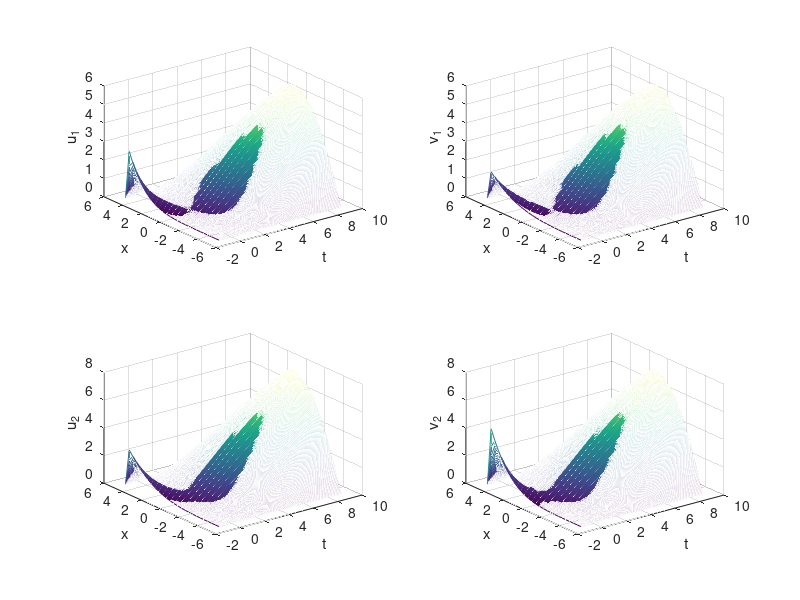
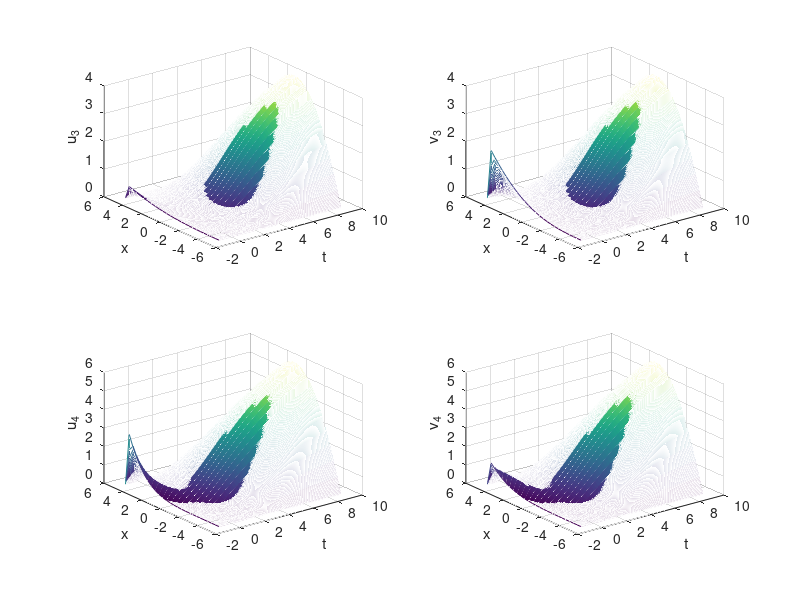
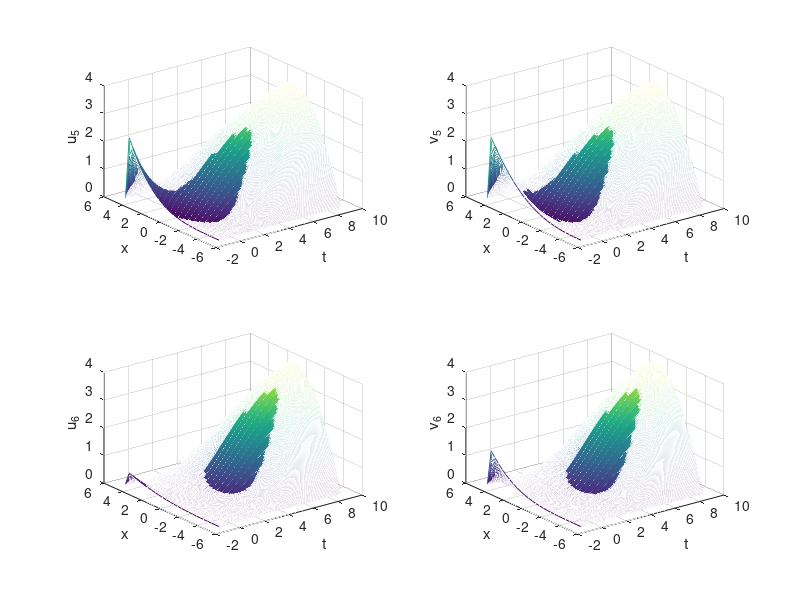
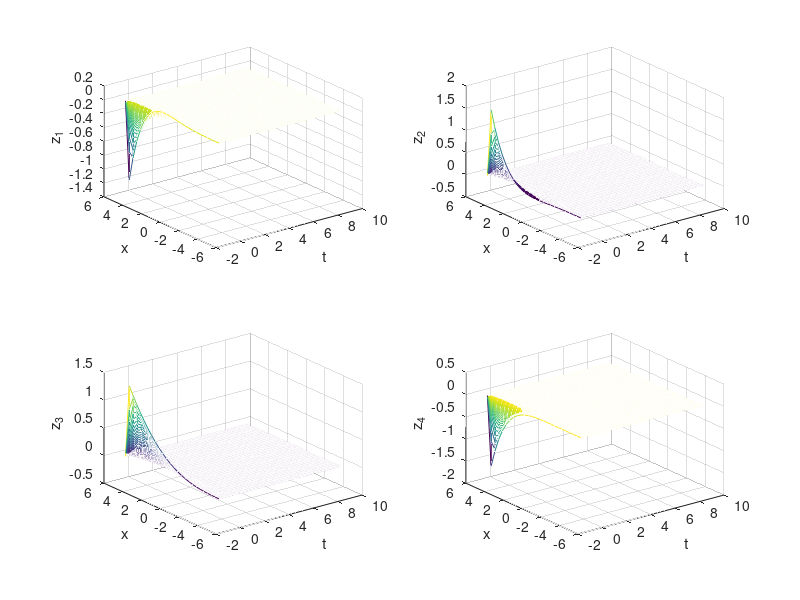

The MATLAB source for these figures, in order: (Note: a time limit stopped this script after it produced the figures.)
clear;
%a=[0.2,0.5,0.6,0.3,0.5,0.5,0.5,0.5,0.5,0.5];
%b=[5.6,6.2,3.3,4.1,3.8,5.6,6.2,2.3,3.1,5.9];
%c=[0.93,0.81,0.91,0.78,0.55,0.71,0.82,0.67,0.85,0.85];
d=[1,1,1,1,1,1];
%e=[0.5,0.5,0.5,0.5,0.5,0.5,0.5,0.5,0.5,0.5];
D=[4,4,4,4,4,4];
w=0.01;cc=0.1;
A=ones(6);
p=0.6;
q=1.4;
rho_1=0;
rho_2=0;
rho_3=0;
rho_4=1;
rho_5=1;    


B=[0 0.04 0.03 0 0 0
   0.03 0 0.06 0.04 0 0 
   0 0 0 0 0.03 0 
   0 0 0 0 0.04 0.06 
   0 0 0 0 0 0.01 
   0 0 0 0 0.03 0 ];



tau=10;tao=0.01;xi=1;
%N是tau/h(h为时间上划分的步长)
h=0.01; 
N=tau/h;
N1=tao/h;
%P=10;%每个周期步数
%K=500;%时间方向计算步数
%T=h*K;%时间最值为T
%p=K+N+1;%时间点总数
M=25;%Delta{x}为空间上的划分,M=pi/Delta{x}
dx=10/M;
%初始化，求u，v在每个网格的节点上的值

%%%%%%%%%初始化   先 驱动  在响应  在误差
 y1=zeros(M+1,N);
 y2=zeros(M+1,N);
 y3=zeros(M+1,N);
 y4=zeros(M+1,N);
 y5=zeros(M+1,N);
 y6=zeros(M+1,N);
%y7=zeros(M+1,N);
%y8=zeros(M+1,N);
%y9=zeros(M+1,N);
%y10=zeros(M+1,N);

s1=zeros(M+1,N);
s2=zeros(M+1,N);
s3=zeros(M+1,N);
s4=zeros(M+1,N);
s5=zeros(M+1,N);
s6=zeros(M+1,N);
%s7=zeros(M+1,N);
%s8=zeros(M+1,N);
%s9=zeros(M+1,N);
%s10=zeros(M+1,N);




%%%%%%%%%%%%%%%赋边值
 for j=1:N
     y1(1,j)=0;     y1(M+1,j)=0;
     y2(1,j)=0;     y2(M+1,j)=0;
     y3(1,j)=0;     y3(M+1,j)=0;
     y4(1,j)=0;     y4(M+1,j)=0;
     y5(1,j)=0;     y5(M+1,j)=0;
     y6(1,j)=0;     y6(M+1,j)=0;
     %y7(1,j)=0;     y7(M+1,j)=0;
     %y8(1,j)=0;     y8(M+1,j)=0;
     %y9(1,j)=0;     y9(M+1,j)=0;
     %y10(1,j)=0;    y10(M+1,j)=0;
 
     s1(1,j)=0;     s1(M+1,j)=0;
     s2(1,j)=0;     s2(M+1,j)=0;
     s3(1,j)=0;     s3(M+1,j)=0;
     s4(1,j)=0;     s4(M+1,j)=0;
     s5(1,j)=0;     s5(M+1,j)=0;
     s6(1,j)=0;     s6(M+1,j)=0;
     %s7(1,j)=0;     s7(M+1,j)=0;
     %s8(1,j)=0;     s8(M+1,j)=0;
     %s9(1,j)=0;     s9(M+1,j)=0;
     %s10(1,j)=0;    s10(M+1,j)=0;
     
 end
%%%%%%%%%%%%赋初值
for i=2:M
   for j=1:N1
    y1(i,j)=11.2*sin((i*h*pi)^6);
     y2(i,j)=7*sin((i*h*pi)^4);
     y3(i,j)=1*sin((i*h*pi)^3);
      y4(i,j)=12*sin((i*h*pi)^6);
     y5(i,j)=6*sin((i*h*pi)^4);
     y6(i,j)=1*sin((i*h*pi)^3);
     %y7(i,1)=11.8*sin((i*h*pi)^6);
     %y8(i,1)=7.2*sin((i*h*pi)^4);
     %y9(i,1)=1*sin((i*h*pi)^3);
     %y10(i,1)=13.2*sin((i*h*pi)^6);
      
     s1(i,j)=4*sin((i*h*pi)^4);
     s2(i,j)=14*sin((i*h*pi)^5);
     s3(i,j)=3.8*sin((i*h*pi)^3);
     s4(i,j)=4.2*sin((i*h*pi)^5);
     s5(i,j)=4.8*sin((i*h*pi)^3);
     s6(i,j)=3.4*sin((i*h*pi)^4);
     %s7(i,1)=4.5*sin((i*h*pi)^5);
     %s8(i,1)=3.8*sin((i*h*pi)^3);
     %s9(i,1)=4*sin((i*h*pi)^5);
     %s10(i,1)=3*sin((i*h*pi)^3);
     
                            
end
   
end
%%%%%%%%%%%%积分初始化
yita=[3.1,4.2,3.5,4.3,3.4,5.2];

JD=1;%节点数
JXKZ=zeros(N,JD);%放间歇控制，如果=1就是有控制，=0没有控制
time=0:h:tau;
%接下来是第一个节点的间歇控制
Kk=0;
for t11=1:N 
    if time(t11)>=Kk && time(t11)<Kk+0.4 %事先定好的
        JXKZ(t11,1)=1; %1表示第1、2个节点；=1表示这个时间段内有控制
    end
    if time(t11)>=Kk+0.5 && time(t11)<Kk+0.95 %事先定好的
        JXKZ(t11,1)=1;%1表示第1、2个节点；=1表示这个时间段内有控制
    end
    if time(t11)>Kk+0.95 %事先定好的，看上数三行最后
        Kk=Kk+1;
    end
    if Kk>=tau-h
        break;
    end
end




%原来的f 算控制项
% x1=zeros(M+1,N);
% x2=zeros(M+1,N);
% x3=zeros(M+1,N);
% x4=zeros(M+1,N);
% x5=zeros(M+1,N);
% x6=zeros(M+1,N);
%x7=zeros(M+1,N);
%x8=zeros(M+1,N);
%x9=zeros(M+1,N);
%x10=zeros(M+1,N);

%原来的ff  算耦合项和hanshu f项
% xx1=zeros(M+1,N);
% xx2=zeros(M+1,N);
% xx3=zeros(M+1,N);
% xx4=zeros(M+1,N);
% xx5=zeros(M+1,N);
% xx6=zeros(M+1,N);
%xx7=zeros(M+1,N);
%xx8=zeros(M+1,N);
%xx9=zeros(M+1,N);
%xx10=zeros(M+1,N);
u1=zeros(M+1,N);
u2=zeros(M+1,N);
u3=zeros(M+1,N);
u4=zeros(M+1,N);
u5=zeros(M+1,N);
u6=zeros(M+1,N);
%u7=zeros(M+1,N);
%u8=zeros(M+1,N);
%u9=zeros(M+1,N);
%u10=zeros(M+1,N);


tao()




for j=N1:N-1
    
    for i=2:M
       %%%%%%%%%%%%%%%%%%%%%%%%drive system驱动系统  
        xx1(i,j)=atan(y1(i,j ))...
            +(2*A(1,1)*B(1,1)+A(1,2)*B(1,2)+A(1,3)*B(1,3)+A(1,4)*B(1,4)+A(1,5)*B(1,5)+A(1,6)*B(1,6))*(y1(i,j))...
            +A(1,2)*B(1,2)*(y2(i,j))+A(1,3)*B(1,3)*(y3(i,j))+A(1,4)*B(1,4)*(y4(i,j))+A(1,5)*B(1,5)*(y5(i,j))...
            +A(1,6)*B(1,6)*(y6(i,j));
        
        xx2(i,j)=atan(y2(i,j ))...
            +(2*A(2,2)*B(2,2)+A(2,1)*B(2,1)+A(2,3)*B(2,3)+A(2,4)*B(2,4)+A(2,5)*B(2,5)+A(2,6)*B(2,6))*(y2(i,j))...
            +A(2,1)*B(2,1)*(y1(i,j))+A(2,3)*B(2,3)*(y3(i,j))+A(2,4)*B(2,4)*(y4(i,j))+A(2,5)*B(2,5)*(y5(i,j))...
            +A(2,6)*B(2,6)*(y6(i,j));
        
        xx3(i,j)=atan(y3(i,j ))...
            +(2*A(3,3)*B(3,3)+A(3,1)*B(3,1)+A(3,2)*B(3,2)+A(3,4)*B(3,4)+A(3,5)*B(3,5)+A(3,6)*B(3,6))*(y3(i,j))...
            +A(3,1)*B(3,1)*(y1(i,j))+A(3,2)*B(3,2)*(y2(i,j))+A(3,4)*B(3,4)*(y4(i,j))+A(3,5)*B(3,5)*(y5(i,j))...
            +A(3,6)*B(3,6)*(y6(i,j));
    
        xx4(i,j)=atan(y4(i,j ))...
            +(2*A(4,4)*B(4,4)+A(4,1)*B(4,1)+A(4,2)*B(4,2)+A(4,3)*B(4,3)+A(4,5)*B(4,5)+A(4,6)*B(4,6))*(y4(i,j))...
            +A(4,1)*B(4,1)*(y1(i,j))+A(4,2)*B(4,2)*(y2(i,j))+A(4,3)*B(4,3)*(y3(i,j))+A(4,5)*B(4,5)*(y5(i,j))...
            +A(4,6)*B(4,6)*(y6(i,j));
        
        xx5(i,j)=atan(y5(i,j ))...
            +(2*A(5,5)*B(5,5)+A(5,1)*B(5,1)+A(5,2)*B(5,2)+A(5,3)*B(5,3)+A(5,4)*B(5,4)+A(5,6)*B(5,6))*(y5(i,j))...
            +A(5,1)*B(5,1)*(y1(i,j))+A(5,2)*B(5,2)*(y2(i,j))+A(5,3)*B(5,3)*(y3(i,j))+A(5,4)*B(5,4)*(y4(i,j))...
            +A(5,6)*B(5,6)*(y6(i,j));
        
        xx6(i,j)=atan(y6(i,j ))...
            +(2*A(6,6)*B(6,6)+A(6,1)*B(6,1)+A(6,2)*B(6,2)+A(6,3)*B(6,3)+A(6,4)*B(6,4)+A(6,5)*B(6,5)  )*(y6(i,j))...
            +A(6,1)*B(6,1)*(y1(i,j))+A(6,2)*B(6,2)*(y2(i,j))+A(6,3)*B(6,3)*(y3(i,j))+A(6,4)*B(6,4)*(y4(i,j))...
            +A(6,5)*B(6,5)*(y5(i,j));
        
        
     %wei gai quan
        y1(i,j+1)=y1(i,j)+h*D(1)*(y1(i+1,j)-2*y1(i,j)+y1(i-1,j))/dx/dx+h*xx1(i,j);
        y2(i,j+1)=y2(i,j)+h*D(2)*(y2(i+1,j)-2*y2(i,j)+y2(i-1,j))/dx/dx+h*xx2(i,j);
        y3(i,j+1)=y3(i,j)+h*D(3)*(y3(i+1,j)-2*y3(i,j)+y3(i-1,j))/dx/dx+h*xx3(i,j);
        y4(i,j+1)=y4(i,j)+h*D(4)*(y4(i+1,j)-2*y4(i,j)+y4(i-1,j))/dx/dx+h*xx4(i,j);
        y5(i,j+1)=y5(i,j)+h*D(5)*(y5(i+1,j)-2*y5(i,j)+y5(i-1,j))/dx/dx+h*xx5(i,j);
        y6(i,j+1)=y6(i,j)+h*D(6)*(y6(i+1,j)-2*y6(i,j)+y6(i-1,j))/dx/dx+h*xx6(i,j);
       
 
        
        
        %%%%%%%%%%%response system 控制器出现
       
          x1(i,j)=+atan(s1(i,j ))...
            +(2*A(1,1)*B(1,1)+A(1,2)*B(1,2)+A(1,3)*B(1,3)+A(1,4)*B(1,4)+A(1,5)*B(1,5)+A(1,6)*B(1,6))*(s1(i,j))...
            +A(1,2)*B(1,2)*(s2(i,j))+A(1,3)*B(1,3)*(s3(i,j))+A(1,4)*B(1,4)*(s4(i,j))+A(1,5)*B(1,5)*(s5(i,j))...
            +A(1,6)*B(1,6)*(s6(i,j));
      
      
      
          x2(i,j)=+atan(s2(i,j ))...
            +(2*A(2,2)*B(2,2)+A(2,1)*B(2,1)+A(2,3)*B(2,3)+A(2,4)*B(2,4)+A(2,5)*B(2,5)+A(2,6)*B(2,6))*(s2(i,j))...
            +A(2,1)*B(2,1)*(s1(i,j))+A(2,3)*B(2,3)*(s3(i,j))+A(2,4)*B(2,4)*(s4(i,j))+A(2,5)*B(2,5)*(s5(i,j))...
            +A(2,6)*B(2,6)*(s6(i,j));
      
      
          x3(i,j)=+atan(s3(i,j ))...
            +(2*A(3,3)*B(3,3)+A(3,1)*B(3,1)+A(3,2)*B(3,2)+A(3,4)*B(3,4)+A(3,5)*B(3,5)+A(3,6)*B(3,6))*(s3(i,j))...
            +A(3,1)*B(3,1)*(s1(i,j))+A(3,2)*B(3,2)*(s2(i,j))+A(3,4)*B(3,4)*(s4(i,j))+A(3,5)*B(3,5)*(s5(i,j))...
            +A(3,6)*B(3,6)*(s6(i,j));
      
      
          x4(i,j)=+atan(s4(i,j ))...
            +(2*A(4,4)*B(4,4)+A(4,1)*B(4,1)+A(4,2)*B(4,2)+A(4,3)*B(4,3)+A(4,5)*B(4,5)+A(4,6)*B(4,6))*(s4(i,j))...
            +A(4,1)*B(4,1)*(s1(i,j))+A(4,2)*B(4,2)*(s2(i,j))+A(4,3)*B(4,3)*(s3(i,j))+A(4,5)*B(4,5)*(s5(i,j))...
            +A(4,6)*B(4,6)*(s6(i,j));
          
          
          x5(i,j)=+atan(s5(i,j ))...
             +(2*A(5,5)*B(5,5)+A(5,1)*B(5,1)+A(5,2)*B(5,2)+A(5,3)*B(5,3)+A(5,4)*B(5,4)+A(5,6)*B(5,6))*(s5(i,j))...
            +A(5,1)*B(5,1)*(s1(i,j))+A(5,2)*B(5,2)*(s2(i,j))+A(5,3)*B(5,3)*(s3(i,j))+A(5,4)*B(5,4)*(s4(i,j))...
            +A(5,6)*B(5,6)*(s6(i,j));
          
          
         
          x6(i,j)=+atan(s6(i,j ))...
            +(2*A(6,6)*B(6,6)+A(6,1)*B(6,1)+A(6,2)*B(6,2)+A(6,3)*B(6,3)+A(6,4)*B(6,4)+A(6,5)*B(6,5))*(s6(i,j))...
            +A(6,1)*B(6,1)*(s1(i,j))+A(6,2)*B(6,2)*(s2(i,j))+A(6,3)*B(6,3)*(s3(i,j))+A(6,4)*B(6,4)*(s4(i,j))...
            +A(6,5)*B(6,5)*(s5(i,j));
        
       
   
          
          s1(i,j+1)=s1(i,j)+h*D(1)*(s1(i+1,j)-2*s1(i,j)+s1(i-1,j))/dx/dx+h*x1(i,j)-yita(1)*JXKZ(j,1)*(s1(i-1,j)-y1(i-1,j))*h-rho_4*JXKZ(j,1)*sign(s1(i-1,j)-y1(i-1,j))*(abs(s1(i-1,j)-y1(i-1,j)))^p*h-rho_5*JXKZ(j,1)*sign(s1(i-1,j)-y1(i-1,j))*abs((s1(i-1,j)-y1(i-1,j)))^q*h-JXKZ(j,1)*(rho_1*((s1(i-1,j)-y1(i-1,j))^2+(s1(i-1,j)-y1(i-1,j))^2)*h/2)^((1+p)/2)*sign(s1(i-1,j)-y1(i-1,j))*h-JXKZ(j,1)*(rho_2*((s1(i-1,j)-y1(i-1,j))^2+(s1(i-1,j )-y1(i-1,j ))^2)*h/2)^((1+q)/2)*sign(s1(i-1,j)-y1(i-1,j))*h-JXKZ(j,1)*(rho_3*((s1(i-1,j)-y1(i-1,j))^2+(s1(i-1,j )-y1(i-1,j ))^2)*h/2)^1*sign(s1(i-1,j)-y1(i-1,j))*h;
          s2(i,j+1)=s2(i,j)+h*D(2)*(s2(i+1,j)-2*s2(i,j)+s2(i-1,j))/dx/dx+h*x2(i,j)-yita(2)*JXKZ(j,1)*(s2(i-1,j)-y2(i-1,j))*h-rho_4*JXKZ(j,1)*sign(s2(i-1,j)-y2(i-1,j))*(abs(s2(i-1,j)-y2(i-1,j)))^p*h-rho_5*JXKZ(j,1)*sign(s2(i-1,j)-y2(i-1,j))*abs((s2(i-1,j)-y2(i-1,j)))^q*h-JXKZ(j,1)*(rho_1*((s2(i-1,j)-y2(i-1,j))^2+(s2(i-1,j)-y2(i-1,j ))^2)*h/2)^((1+p)/2)*sign(s2(i-1,j)-y2(i-1,j))*h-JXKZ(j,1)*(rho_2*((s2(i-1,j)-y2(i-1,j))^2+(s2(i-1,j )-y2(i-1,j ))^2)*h/2)^((1+q)/2)*sign(s2(i-1,j)-y2(i-1,j))*h-JXKZ(j,1)*(rho_3*((s2(i-1,j)-y2(i-1,j))^2+(s2(i-1,j )-y2(i-1,j ))^2)*h/2)^1*sign(s2(i-1,j)-y2(i-1,j))*h;
          s3(i,j+1)=s3(i,j)+h*D(3)*(s3(i+1,j)-2*s3(i,j)+s3(i-1,j))/dx/dx+h*x3(i,j)-yita(3)*JXKZ(j,1)*(s3(i-1,j)-y3(i-1,j))*h-rho_4*JXKZ(j,1)*sign(s3(i-1,j)-y3(i-1,j))*(abs(s3(i-1,j)-y3(i-1,j)))^p*h-rho_5*JXKZ(j,1)*sign(s3(i-1,j)-y3(i-1,j))*abs((s3(i-1,j)-y3(i-1,j)))^q*h-JXKZ(j,1)*(rho_1*((s3(i-1,j)-y3(i-1,j))^2+(s3(i-1,j)-y3(i-1,j ))^2)*h/2)^((1+p)/2)*sign(s3(i-1,j)-y3(i-1,j))*h-JXKZ(j,1)*(rho_2*((s3(i-1,j)-y3(i-1,j))^2+(s3(i-1,j )-y3(i-1,j ))^2)*h/2)^((1+q)/2)*sign(s3(i-1,j)-y3(i-1,j))*h-JXKZ(j,1)*(rho_3*((s3(i-1,j)-y3(i-1,j))^2+(s3(i-1,j )-y3(i-1,j ))^2)*h/2)^1*sign(s3(i-1,j)-y3(i-1,j))*h;
          s4(i,j+1)=s4(i,j)+h*D(4)*(s4(i+1,j)-2*s4(i,j)+s4(i-1,j))/dx/dx+h*x4(i,j)-yita(4)*JXKZ(j,1)*(s4(i-1,j)-y4(i-1,j))*h-rho_4*JXKZ(j,1)*sign(s4(i-1,j)-y4(i-1,j))*(abs(s4(i-1,j)-y4(i-1,j)))^p*h-rho_5*JXKZ(j,1)*sign(s4(i-1,j)-y4(i-1,j))*abs((s4(i-1,j)-y4(i-1,j)))^q*h-JXKZ(j,1)*(rho_1*((s4(i-1,j)-y4(i-1,j))^2+(s4(i-1,j)-y4(i-1,j ))^2)*h/2)^((1+p)/2)*sign(s4(i-1,j)-y4(i-1,j))*h-JXKZ(j,1)*(rho_2*((s4(i-1,j)-y4(i-1,j))^2+(s4(i-1,j )-y4(i-1,j ))^2)*h/2)^((1+q)/2)*sign(s4(i-1,j)-y4(i-1,j))*h-JXKZ(j,1)*(rho_3*((s4(i-1,j)-y4(i-1,j))^2+(s4(i-1,j )-y4(i-1,j ))^2)*h/2)^1*sign(s4(i-1,j)-y4(i-1,j))*h;
          s5(i,j+1)=s5(i,j)+h*D(5)*(s5(i+1,j)-2*s5(i,j)+s5(i-1,j))/dx/dx+h*x5(i,j)-yita(5)*JXKZ(j,1)*(s5(i-1,j)-y5(i-1,j))*h-rho_4*JXKZ(j,1)*sign(s5(i-1,j)-y5(i-1,j))*(abs(s5(i-1,j)-y5(i-1,j)))^p*h-rho_5*JXKZ(j,1)*sign(s5(i-1,j)-y5(i-1,j))*abs((s5(i-1,j)-y5(i-1,j)))^q*h-JXKZ(j,1)*(rho_1*((s5(i-1,j)-y5(i-1,j))^2+(s5(i-1,j)-y5(i-1,j ))^2)*h/2)^((1+p)/2)*sign(s5(i-1,j)-y5(i-1,j))*h-JXKZ(j,1)*(rho_2*((s5(i-1,j)-y5(i-1,j))^2+(s5(i-1,j )-y5(i-1,j ))^2)*h/2)^((1+q)/2)*sign(s5(i-1,j)-y5(i-1,j))*h-JXKZ(j,1)*(rho_3*((s5(i-1,j)-y5(i-1,j))^2+(s5(i-1,j )-y5(i-1,j ))^2)*h/2)^1*sign(s5(i-1,j)-y5(i-1,j))*h;
          s6(i,j+1)=s6(i,j)+h*D(6)*(s6(i+1,j)-2*s6(i,j)+s6(i-1,j))/dx/dx+h*x6(i,j)-yita(6)*JXKZ(j,1)*(s6(i-1,j)-y6(i-1,j))*h-rho_4*JXKZ(j,1)*sign(s6(i-1,j)-y6(i-1,j))*(abs(s6(i-1,j)-y6(i-1,j)))^p*h-rho_5*JXKZ(j,1)*sign(s6(i-1,j)-y6(i-1,j))*abs((s6(i-1,j)-y6(i-1,j)))^q*h-JXKZ(j,1)*(rho_1*((s6(i-1,j)-y6(i-1,j))^2+(s6(i-1,j)-y6(i-1,j ))^2)*h/2)^((1+p)/2)*sign(s6(i-1,j)-y6(i-1,j))*h-JXKZ(j,1)*(rho_2*((s6(i-1,j)-y6(i-1,j))^2+(s6(i-1,j )-y6(i-1,j ))^2)*h/2)^((1+q)/2)*sign(s6(i-1,j)-y6(i-1,j))*h-JXKZ(j,1)*(rho_3*((s6(i-1,j)-y6(i-1,j))^2+(s6(i-1,j )-y6(i-1,j ))^2)*h/2)^1*sign(s6(i-1,j)-y6(i-1,j))*h;
          %s7(i,j+1)=s7(i,j)+h*D(7)*(s7(i+1,j)-2*s7(i,j)+s7(i-1,j))/dx/dx+h*x7(i,j)-yita(7)*JXKZ(j,1)*(s7(i-1,j)-y7(i-1,j))*h;
          %s8(i,j+1)=s8(i,j)+h*D(8)*(s8(i+1,j)-2*s8(i,j)+s8(i-1,j))/dx/dx+h*x8(i,j)-yita(8)*JXKZ(j,1)*(s8(i-1,j)-y8(i-1,j))*h;
          %s9(i,j+1)=s9(i,j)+h*D(9)*(s9(i+1,j)-2*s9(i,j)+s9(i-1,j))/dx/dx+h*x9(i,j)-yita(9)*JXKZ(j,1)*(s9(i-1,j)-y9(i-1,j))*h;
          %s10(i,j+1)=s10(i,j)+h*D(10)*(s10(i+1,j)-2*s10(i,j)+s10(i-1,j))/dx/dx+h*x10(i,j)-yita(10)*JXKZ(j,1)*(s10(i-1,j)-y10(i-1,j))*h;
          
          u1(i,j+1)=-yita(1)*JXKZ(j,1)*(s1(i-1,j)-y1(i-1,j))*h-rho_4*JXKZ(j,1)*sign(s1(i-1,j)-y1(i-1,j))*(abs(s1(i-1,j)-y1(i-1,j)))^p*h-rho_5*JXKZ(j,1)*sign(s1(i-1,j)-y1(i-1,j))*abs((s1(i-1,j)-y1(i-1,j)))^q*h-JXKZ(j,1)*(rho_1*((s1(i-1,j)-y1(i-1,j))^2+(s1(i-1,j)-y1(i-1,j))^2)*h/2)^((1+p)/2)*sign(s1(i-1,j)-y1(i-1,j))*h-JXKZ(j,1)*(rho_2*((s1(i-1,j)-y1(i-1,j))^2+(s1(i-1,j)-y1(i-1,j))^2)*h/2)^((1+q)/2)*sign(s1(i-1,j)-y1(i-1,j))*h-JXKZ(j,1)*(rho_3*((s1(i-1,j)-y1(i-1,j))^2+(s1(i-1,j)-y1(i-1,j))^2)*h/2)^1*sign(s1(i-1,j)-y1(i-1,j))*h;
          u2(i,j+1)=-yita(2)*JXKZ(j,1)*(s2(i-1,j)-y2(i-1,j))*h-rho_4*JXKZ(j,1)*sign(s2(i-1,j)-y2(i-1,j))*(abs(s2(i-1,j)-y2(i-1,j)))^p*h-rho_5*JXKZ(j,1)*sign(s2(i-1,j)-y2(i-1,j))*abs((s2(i-1,j)-y2(i-1,j)))^q*h-JXKZ(j,1)*(rho_1*((s2(i-1,j)-y2(i-1,j))^2+(s2(i-1,j)-y2(i-1,j))^2)*h/2)^((1+p)/2)*sign(s2(i-1,j)-y2(i-1,j))*h-JXKZ(j,1)*(rho_2*((s2(i-1,j)-y2(i-1,j))^2+(s2(i-1,j)-y2(i-1,j))^2)*h/2)^((1+q)/2)*sign(s2(i-1,j)-y2(i-1,j))*h-JXKZ(j,1)*(rho_3*((s2(i-1,j)-y2(i-1,j))^2+(s2(i-1,j)-y2(i-1,j))^2)*h/2)^1*sign(s2(i-1,j)-y2(i-1,j))*h;
          u3(i,j+1)=-yita(3)*JXKZ(j,1)*(s3(i-1,j)-y3(i-1,j))*h-rho_4*JXKZ(j,1)*sign(s3(i-1,j)-y3(i-1,j))*(abs(s3(i-1,j)-y3(i-1,j)))^p*h-rho_5*JXKZ(j,1)*sign(s3(i-1,j)-y3(i-1,j))*abs((s3(i-1,j)-y3(i-1,j)))^q*h-JXKZ(j,1)*(rho_1*((s3(i-1,j)-y3(i-1,j))^2+(s3(i-1,j)-y3(i-1,j))^2)*h/2)^((1+p)/2)*sign(s3(i-1,j)-y3(i-1,j))*h-JXKZ(j,1)*(rho_2*((s3(i-1,j)-y3(i-1,j))^2+(s3(i-1,j)-y3(i-1,j))^2)*h/2)^((1+q)/2)*sign(s3(i-1,j)-y3(i-1,j))*h-JXKZ(j,1)*(rho_3*((s3(i-1,j)-y3(i-1,j))^2+(s3(i-1,j)-y3(i-1,j))^2)*h/2)^1*sign(s3(i-1,j)-y3(i-1,j))*h;
          u4(i,j+1)=-yita(4)*JXKZ(j,1)*(s4(i-1,j)-y4(i-1,j))*h-rho_4*JXKZ(j,1)*sign(s4(i-1,j)-y4(i-1,j))*(abs(s4(i-1,j)-y4(i-1,j)))^p*h-rho_5*JXKZ(j,1)*sign(s4(i-1,j)-y4(i-1,j))*abs((s4(i-1,j)-y4(i-1,j)))^q*h-JXKZ(j,1)*(rho_1*((s4(i-1,j)-y4(i-1,j))^2+(s4(i-1,j)-y4(i-1,j))^2)*h/2)^((1+p)/2)*sign(s4(i-1,j)-y4(i-1,j))*h-JXKZ(j,1)*(rho_2*((s4(i-1,j)-y4(i-1,j))^2+(s4(i-1,j)-y4(i-1,j))^2)*h/2)^((1+q)/2)*sign(s4(i-1,j)-y4(i-1,j))*h-JXKZ(j,1)*(rho_3*((s4(i-1,j)-y4(i-1,j))^2+(s4(i-1,j)-y4(i-1,j))^2)*h/2)^1*sign(s4(i-1,j)-y4(i-1,j))*h;
          u5(i,j+1)=-yita(5)*JXKZ(j,1)*(s5(i-1,j)-y5(i-1,j))*h-rho_4*JXKZ(j,1)*sign(s5(i-1,j)-y5(i-1,j))*(abs(s5(i-1,j)-y5(i-1,j)))^p*h-rho_5*JXKZ(j,1)*sign(s5(i-1,j)-y5(i-1,j))*abs((s5(i-1,j)-y5(i-1,j)))^q*h-JXKZ(j,1)*(rho_1*((s5(i-1,j)-y5(i-1,j))^2+(s5(i-1,j)-y5(i-1,j))^2)*h/2)^((1+p)/2)*sign(s5(i-1,j)-y5(i-1,j))*h-JXKZ(j,1)*(rho_2*((s5(i-1,j)-y5(i-1,j))^2+(s5(i-1,j)-y5(i-1,j))^2)*h/2)^((1+q)/2)*sign(s5(i-1,j)-y5(i-1,j))*h-JXKZ(j,1)*(rho_3*((s5(i-1,j)-y5(i-1,j))^2+(s5(i-1,j)-y5(i-1,j))^2)*h/2)^1*sign(s5(i-1,j)-y5(i-1,j))*h;
          u6(i,j+1)=-yita(6)*JXKZ(j,1)*(s6(i-1,j)-y6(i-1,j))*h-rho_4*JXKZ(j,1)*sign(s6(i-1,j)-y6(i-1,j))*(abs(s6(i-1,j)-y6(i-1,j)))^p*h-rho_5*JXKZ(j,1)*sign(s6(i-1,j)-y6(i-1,j))*abs((s6(i-1,j)-y6(i-1,j)))^q*h-JXKZ(j,1)*(rho_1*((s6(i-1,j)-y6(i-1,j))^2+(s6(i-1,j)-y6(i-1,j))^2)*h/2)^((1+p)/2)*sign(s6(i-1,j)-y6(i-1,j))*h-JXKZ(j,1)*(rho_2*((s6(i-1,j)-y6(i-1,j))^2+(s6(i-1,j)-y6(i-1,j))^2)*h/2)^((1+q)/2)*sign(s6(i-1,j)-y6(i-1,j))*h-JXKZ(j,1)*(rho_3*((s6(i-1,j)-y6(i-1,j))^2+(s6(i-1,j)-y6(i-1,j))^2)*h/2)^1*sign(s6(i-1,j)-y6(i-1,j))*h;
          %u7(i,j+1)=-yita(7)*JXKZ(j,1)*(s7(i-1,j)-y7(i-1,j))-rho_4*sign(JXKZ(j,1)*(s7(i-1,j)-y7(i-1,j)))*abs(JXKZ(j,1)*(s7(i-1,j)-y7(i-1,j)))^p-rho_5*sign(JXKZ(j,1)*(s7(i-1,j)-y7(i-1,j)))*abs(JXKZ(j,1)*(s7(i-1,j)-y7(i-1,j)))^q;
          %u8(i,j+1)=-yita(8)*JXKZ(j,1)*(s8(i-1,j)-y8(i-1,j))-rho_4*sign(JXKZ(j,1)*(s8(i-1,j)-y8(i-1,j)))*abs(JXKZ(j,1)*(s8(i-1,j)-y8(i-1,j)))^p-rho_5*sign(JXKZ(j,1)*(s8(i-1,j)-y8(i-1,j)))*abs(JXKZ(j,1)*(s8(i-1,j)-y8(i-1,j)))^q;
          %u9(i,j+1)=-yita(9)*JXKZ(j,1)*(s9(i-1,j)-y9(i-1,j))-rho_4*sign(JXKZ(j,1)*(s9(i-1,j)-y9(i-1,j)))*abs(JXKZ(j,1)*(s9(i-1,j)-y9(i-1,j)))^p-rho_5*sign(JXKZ(j,1)*(s9(i-1,j)-y9(i-1,j)))*abs(JXKZ(j,1)*(s9(i-1,j)-y9(i-1,j)))^q;
          %u10(i,j+1)=-yita(10)*JXKZ(j,1)*(s10(i-1,j)-y10(i-1,j))-rho_4*sign(JXKZ(j,1)*(s10(i-1,j)-y10(i-1,j)))*abs(JXKZ(j,1)*(s10(i-1,j)-y10(i-1,j)))^p-rho_5*sign(JXKZ(j,1)*(s10(i-1,j)-y10(i-1,j)))*abs(JXKZ(j,1)*(s10(i-1,j)-y10(i-1,j)))^q;
      
        end    
      end
       
    
%end





x=-5:dx:5;
t=-1:h:tau-1-h;
%figure
%mesh(t,x,y3),xlabel('t'),ylabel('x'),zlabel('y_3');
%axis([-3.5 5 -5 5 -0.8 0.8])
%subplot(2,3,1),mesh(t,x,y1)
%subplot(2,3,3),mesh(t,x,y2)
%subplot(2,3,5),mesh(t,x,y3)
% % % % % % % % % % % % % % % % % % % % % % % % % % % % % % % figure
% % % % % % % % % % % % % % % % % % % % % % % % % % % % % % % mesh(t,x,y3),xlabel('t'),ylabel('x'),zlabel('y_3');
% % % % % % % % % % % % % % % % % % % % % % % % % % % % % % % axis([-3.5 5 -5 5 -0.8 0.8])
% % % % % % % % % % % % % % % % % % % % % % % % % % % % % % % subplot(1,3,1),mesh(t,x,y1)
% % % % % % % % % % % % % % % % % % % % % % % % % % % % % % % subplot(1,3,2),mesh(t,x,y2)
% % % % % % % % % % % % % % % % % % % % % % % % % % % % % % % subplot(1,3,3),mesh(t,x,y3)
% surf(x,t,z1);



%figure
%mesh(t,x,s3),xlabel('t'),ylabel('x'),zlabel('S_3');
%axis([-3.5 5 -5 5 -0.8 0.8])
%subplot(2,3,1),mesh(t,x,s1)
%subplot(2,3,3),mesh(t,x,s2)
%subplot(2,3,5),mesh(t,x,s3)






% % % % % % % figure
% % % % % % % mesh(t,x,s3),xlabel('t'),ylabel('x'),zlabel('S_3');
% % % % % % % axis([-3.5 5 -5 5 -0.8 0.8])
% % % % % % % subplot(1,3,1),mesh(t,x,s1)
% % % % % % % subplot(1,3,2),mesh(t,x,s2)
% % % % % % % subplot(1,3,3),mesh(t,x,s3)
% surf(x,t,z1);



%figure
%mesh(t,x,err3),xlabel('t'),ylabel('x'),zlabel('e_3');
%axis([-3.5 5 -5 5 -0.8 0.8])
%subplot(2,3,1),mesh(t,x,err1)
%subplot(2,3,3),mesh(t,x,err2)
%subplot(2,3,5),mesh(t,x,err3)




figure
subplot(2,2,1),mesh(t,x,y1),xlabel('t'),ylabel('x'),zlabel('u_1')
subplot(2,2,2),mesh(t,x,s1),xlabel('t'),ylabel('x'),zlabel('v_1')
subplot(2,2,3),mesh(t,x,y2),xlabel('t'),ylabel('x'),zlabel('u_2')
subplot(2,2,4),mesh(t,x,s2),xlabel('t'),ylabel('x'),zlabel('v_2')
%xlim([-1 20])

figure
subplot(2,2,1),mesh(t,x,y3),xlabel('t'),ylabel('x'),zlabel('u_3')
subplot(2,2,2),mesh(t,x,s3),xlabel('t'),ylabel('x'),zlabel('v_3')
subplot(2,2,3),mesh(t,x,y4),xlabel('t'),ylabel('x'),zlabel('u_4')
subplot(2,2,4),mesh(t,x,s4),xlabel('t'),ylabel('x'),zlabel('v_4')

figure
subplot(2,2,1),mesh(t,x,y5),xlabel('t'),ylabel('x'),zlabel('u_5')
subplot(2,2,2),mesh(t,x,s5),xlabel('t'),ylabel('x'),zlabel('v_5')
subplot(2,2,3),mesh(t,x,y6),xlabel('t'),ylabel('x'),zlabel('u_6')
subplot(2,2,4),mesh(t,x,s6),xlabel('t'),ylabel('x'),zlabel('v_6')


%figure
%subplot(2,2,1),mesh(t,x,y7),xlabel('t'),ylabel('s'),zlabel('z_7')
%subplot(2,2,2),mesh(t,x,s7),xlabel('t'),ylabel('s'),zlabel('w_7')
%subplot(2,2,3),mesh(t,x,y8),xlabel('t'),ylabel('s'),zlabel('z_8')
%subplot(2,2,4),mesh(t,x,s8),xlabel('t'),ylabel('s'),zlabel('w_8')

%figure
%subplot(2,2,1),mesh(t,x,y9),xlabel('t'),ylabel('s'),zlabel('z_9')
%subplot(2,2,2),mesh(t,x,s9),xlabel('t'),ylabel('s'),zlabel('w_9')
%subplot(2,2,3),mesh(t,x,y10),xlabel('t'),ylabel('s'),zlabel('z_{10}')
%subplot(2,2,4),mesh(t,x,s10),xlabel('t'),ylabel('s'),zlabel('w_{10}')




figure
subplot(2,2,1),mesh(t,x,s1-y1),xlabel('t'),ylabel('x'),zlabel('z_1')
subplot(2,2,2),mesh(t,x,s2-y2),xlabel('t'),ylabel('x'),zlabel('z_2')
subplot(2,2,3),mesh(t,x,s3-y3),xlabel('t'),ylabel('x'),zlabel('z_3')
subplot(2,2,4),mesh(t,x,s4-y4),xlabel('t'),ylabel('x'),zlabel('z_4')
figure
subplot(2,2,1),mesh(t,x,s5-y5),xlabel('t'),ylabel('x'),zlabel('z_5')
subplot(2,2,2),mesh(t,x,s6-y6),xlabel('t'),ylabel('x'),zlabel('z_6')
%subplot(2,2,3),mesh(t,x,s7-y7),xlabel('t'),ylabel('s'),zlabel('v_7')
%subplot(2,2,4),mesh(t,x,s8-y8),xlabel('t'),ylabel('s'),zlabel('v_8')
%figure
%subplot(2,2,1),mesh(t,x,s9-y9),xlabel('t'),ylabel('s'),zlabel('v_9')
%subplot(2,2,2),mesh(t,x,s10-y10),xlabel('t'),ylabel('s'),zlabel('v_{10}')
subplot(2,2,3),mesh(t,x,u1),xlabel('t'),ylabel('x'),zlabel('w_1')
subplot(2,2,4),mesh(t,x,u2),xlabel('t'),ylabel('x'),zlabel('w_2')
figure
subplot(2,2,1),mesh(t,x,u3),xlabel('t'),ylabel('x'),zlabel('w_3')
subplot(2,2,2),mesh(t,x,u4),xlabel('t'),ylabel('x'),zlabel('w_4')
subplot(2,2,3),mesh(t,x,u5),xlabel('t'),ylabel('x'),zlabel('w_5')
subplot(2,2,4),mesh(t,x,u6),xlabel('t'),ylabel('x'),zlabel('w_6')
%figure
%subplot(2,2,1),mesh(t,x,u7),xlabel('t'),ylabel('s'),zlabel('e_7')
%subplot(2,2,2),mesh(t,x,u8),xlabel('t'),ylabel('s'),zlabel('e_8')
%subplot(2,2,3),mesh(t,x,u9),xlabel('t'),ylabel('s'),zlabel('e_9')
%subplot(2,2,4),mesh(t,x,u10),xlabel('t'),ylabel('s'),zlabel('e_{10}')
